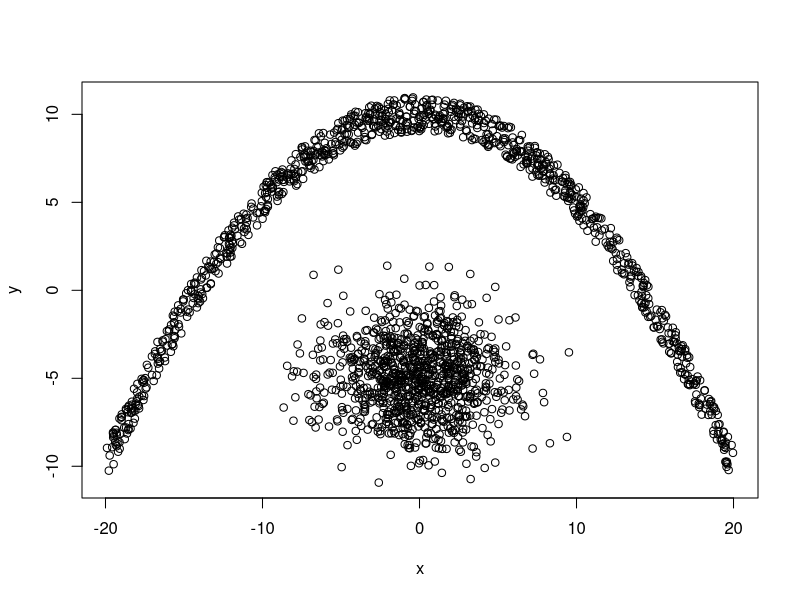
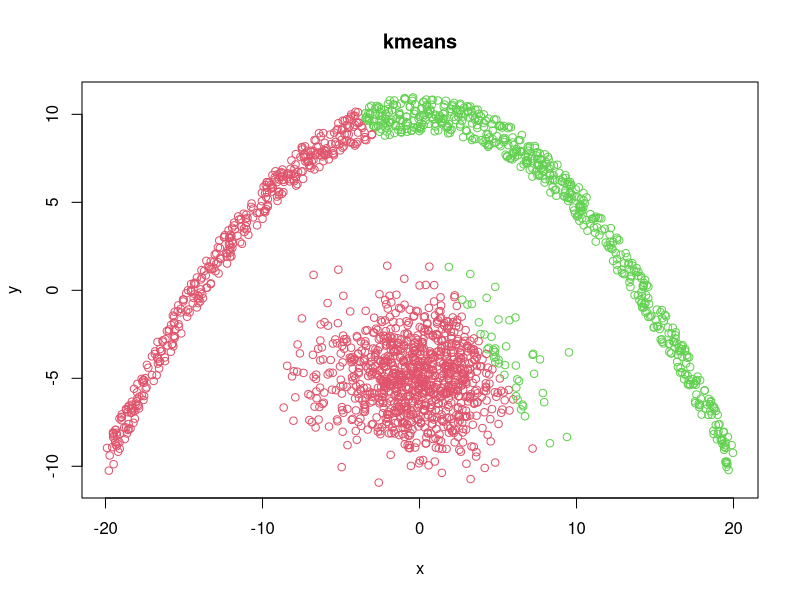
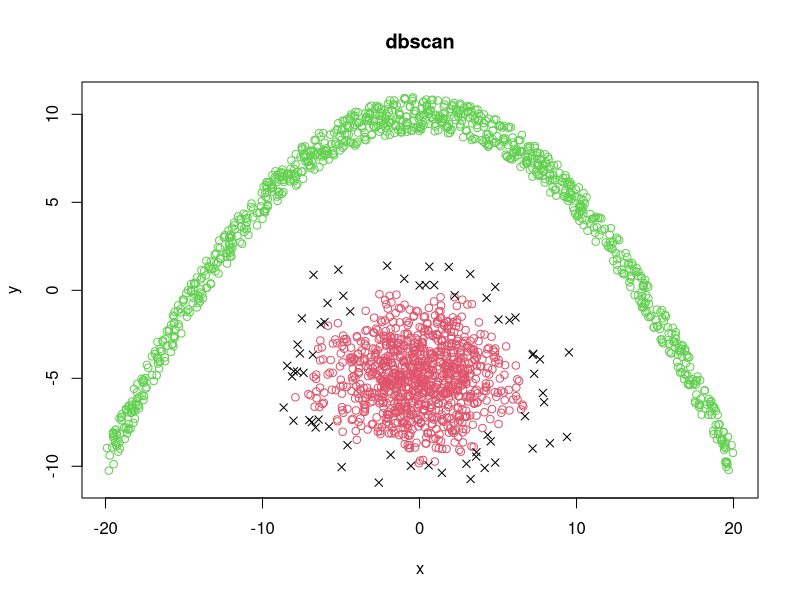

Write R code to recreate these figures, in order.
## ---- chunk 1
library(dbscan)
data <- iris[,-5]
clustering = dbscan(data, eps = 0.5, minPts = 5)
clustering
## ---- chunk 2
clustering$cluster
## ---- chunk 3
table(clustering$cluster, iris$Species)
## ---- chunk 4
x1 <- rnorm(1000,0,3)
y1 <- rnorm(1000,-5,2)
x2 <- runif(1000, -20, 20)
y2 <- -0.05*x2^2 + 10 + runif(1000, -1, 1)
y <- c(y1,y2)
x <- c(x1,x2)
plot(x,y)
## ---- chunk 5
demo <- data.frame(x,y)
kmeansClust <- kmeans(demo, 2)
plot(demo, col = kmeansClust$cluster + 1, main="kmeans")
dbscanClust <- dbscan(demo, eps = 1, minPts = 12)
plot(demo, col = dbscanClust$cluster + 1, pch = ifelse(dbscanClust$cluster, 1, 4), main="dbscan")
